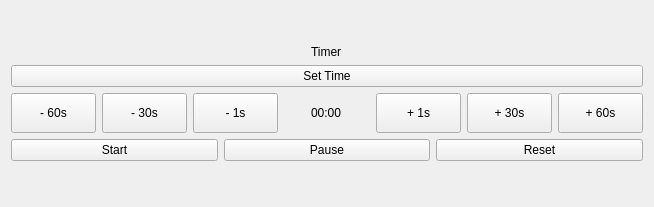
<?xml version="1.0" encoding="UTF-8"?>
<ui version="4.0">
 <class>Timer</class>
 <widget class="QWidget" name="Timer">
  <property name="geometry">
   <rect>
    <x>0</x>
    <y>0</y>
    <width>654</width>
    <height>207</height>
   </rect>
  </property>
  <property name="windowTitle">
   <string>Form</string>
  </property>
  <layout class="QGridLayout" name="gridLayout">
   <item row="0" column="0">
    <layout class="QVBoxLayout" name="verticalLayout">
     <item alignment="Qt::AlignHCenter">
      <widget class="QLabel" name="title_label">
       <property name="sizePolicy">
        <sizepolicy hsizetype="Preferred" vsizetype="Fixed">
         <horstretch>0</horstretch>
         <verstretch>0</verstretch>
        </sizepolicy>
       </property>
       <property name="autoFillBackground">
        <bool>false</bool>
       </property>
       <property name="styleSheet">
        <string notr="true">font: 30pt &quot;Ubuntu&quot;;</string>
       </property>
       <property name="text">
        <string>Timer</string>
       </property>
       <property name="scaledContents">
        <bool>false</bool>
       </property>
      </widget>
     </item>
     <item>
      <widget class="QPushButton" name="set_button">
       <property name="text">
        <string>Set Time</string>
       </property>
      </widget>
     </item>
     <item>
      <layout class="QHBoxLayout" name="horizontalLayout_2">
       <item>
        <widget class="QPushButton" name="minus60_button">
         <property name="sizePolicy">
          <sizepolicy hsizetype="Minimum" vsizetype="Fixed">
           <horstretch>0</horstretch>
           <verstretch>0</verstretch>
          </sizepolicy>
         </property>
         <property name="minimumSize">
          <size>
           <width>0</width>
           <height>40</height>
          </size>
         </property>
         <property name="text">
          <string>- 60s</string>
         </property>
        </widget>
       </item>
       <item>
        <widget class="QPushButton" name="minus30_button">
         <property name="sizePolicy">
          <sizepolicy hsizetype="Minimum" vsizetype="Fixed">
           <horstretch>0</horstretch>
           <verstretch>0</verstretch>
          </sizepolicy>
         </property>
         <property name="minimumSize">
          <size>
           <width>0</width>
           <height>40</height>
          </size>
         </property>
         <property name="text">
          <string>- 30s</string>
         </property>
        </widget>
       </item>
       <item>
        <widget class="QPushButton" name="minus1_button">
         <property name="sizePolicy">
          <sizepolicy hsizetype="Minimum" vsizetype="Fixed">
           <horstretch>0</horstretch>
           <verstretch>0</verstretch>
          </sizepolicy>
         </property>
         <property name="minimumSize">
          <size>
           <width>0</width>
           <height>40</height>
          </size>
         </property>
         <property name="text">
          <string>- 1s</string>
         </property>
        </widget>
       </item>
       <item alignment="Qt::AlignHCenter">
        <widget class="QLabel" name="timer_label">
         <property name="sizePolicy">
          <sizepolicy hsizetype="Preferred" vsizetype="Ignored">
           <horstretch>0</horstretch>
           <verstretch>0</verstretch>
          </sizepolicy>
         </property>
         <property name="maximumSize">
          <size>
           <width>16777215</width>
           <height>249</height>
          </size>
         </property>
         <property name="styleSheet">
          <string notr="true">font: 25pt &quot;Ubuntu&quot;;</string>
         </property>
         <property name="text">
          <string>00:00</string>
         </property>
        </widget>
       </item>
       <item>
        <widget class="QPushButton" name="plus1_button">
         <property name="sizePolicy">
          <sizepolicy hsizetype="Minimum" vsizetype="Fixed">
           <horstretch>0</horstretch>
           <verstretch>0</verstretch>
          </sizepolicy>
         </property>
         <property name="minimumSize">
          <size>
           <width>0</width>
           <height>40</height>
          </size>
         </property>
         <property name="text">
          <string>+ 1s</string>
         </property>
        </widget>
       </item>
       <item>
        <widget class="QPushButton" name="plus30_button">
         <property name="sizePolicy">
          <sizepolicy hsizetype="Minimum" vsizetype="Fixed">
           <horstretch>0</horstretch>
           <verstretch>0</verstretch>
          </sizepolicy>
         </property>
         <property name="minimumSize">
          <size>
           <width>0</width>
           <height>40</height>
          </size>
         </property>
         <property name="text">
          <string>+ 30s</string>
         </property>
        </widget>
       </item>
       <item>
        <widget class="QPushButton" name="plus60_button">
         <property name="sizePolicy">
          <sizepolicy hsizetype="Minimum" vsizetype="Fixed">
           <horstretch>0</horstretch>
           <verstretch>0</verstretch>
          </sizepolicy>
         </property>
         <property name="minimumSize">
          <size>
           <width>0</width>
           <height>40</height>
          </size>
         </property>
         <property name="text">
          <string>+ 60s</string>
         </property>
        </widget>
       </item>
      </layout>
     </item>
     <item>
      <layout class="QHBoxLayout" name="horizontalLayout">
       <item>
        <widget class="QPushButton" name="start_button">
         <property name="text">
          <string>Start</string>
         </property>
        </widget>
       </item>
       <item>
        <widget class="QPushButton" name="pause_button">
         <property name="text">
          <string>Pause</string>
         </property>
        </widget>
       </item>
       <item>
        <widget class="QPushButton" name="reset_button">
         <property name="text">
          <string>Reset</string>
         </property>
        </widget>
       </item>
      </layout>
     </item>
    </layout>
   </item>
  </layout>
 </widget>
 <resources/>
 <connections/>
</ui>
